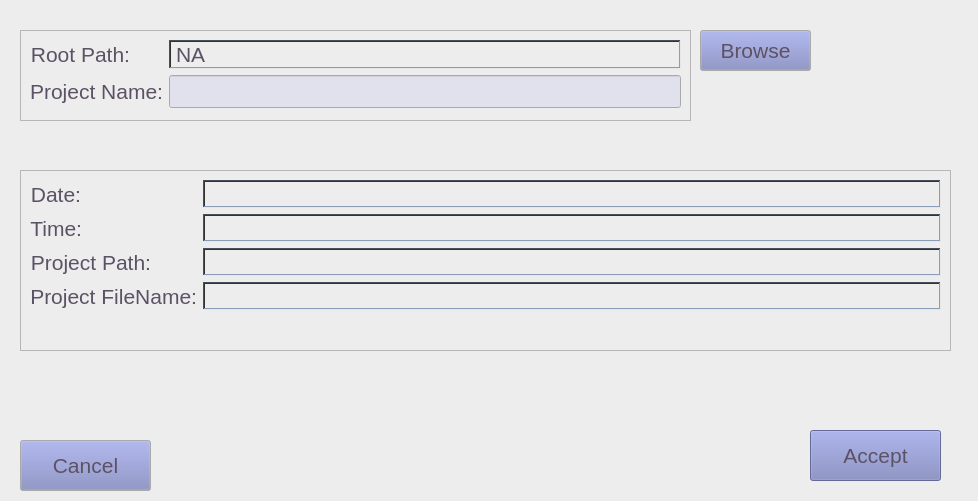
<?xml version="1.0" encoding="UTF-8"?>
<ui version="4.0">
 <class>New_Project_Dialog</class>
 <widget class="QDialog" name="New_Project_Dialog">
  <property name="windowModality">
   <enum>Qt::WindowModality::ApplicationModal</enum>
  </property>
  <property name="geometry">
   <rect>
    <x>0</x>
    <y>0</y>
    <width>978</width>
    <height>501</height>
   </rect>
  </property>
  <property name="palette">
   <palette>
    <active>
     <colorrole role="WindowText">
      <brush brushstyle="SolidPattern">
       <color alpha="255">
        <red>30</red>
        <green>39</green>
        <blue>73</blue>
       </color>
      </brush>
     </colorrole>
     <colorrole role="Button">
      <brush brushstyle="SolidPattern">
       <color alpha="255">
        <red>55</red>
        <green>196</green>
        <blue>243</blue>
       </color>
      </brush>
     </colorrole>
     <colorrole role="Light">
      <brush brushstyle="SolidPattern">
       <color alpha="255">
        <red>240</red>
        <green>239</green>
        <blue>239</blue>
       </color>
      </brush>
     </colorrole>
     <colorrole role="Midlight">
      <brush brushstyle="SolidPattern">
       <color alpha="255">
        <red>123</red>
        <green>152</green>
        <blue>176</blue>
       </color>
      </brush>
     </colorrole>
     <colorrole role="Dark">
      <brush brushstyle="SolidPattern">
       <color alpha="255">
        <red>48</red>
        <green>52</green>
        <blue>64</blue>
       </color>
      </brush>
     </colorrole>
     <colorrole role="Mid">
      <brush brushstyle="SolidPattern">
       <color alpha="255">
        <red>92</red>
        <green>82</green>
        <blue>101</blue>
       </color>
      </brush>
     </colorrole>
     <colorrole role="Text">
      <brush brushstyle="SolidPattern">
       <color alpha="255">
        <red>30</red>
        <green>39</green>
        <blue>73</blue>
       </color>
      </brush>
     </colorrole>
     <colorrole role="BrightText">
      <brush brushstyle="SolidPattern">
       <color alpha="255">
        <red>255</red>
        <green>255</green>
        <blue>255</blue>
       </color>
      </brush>
     </colorrole>
     <colorrole role="ButtonText">
      <brush brushstyle="SolidPattern">
       <color alpha="255">
        <red>30</red>
        <green>39</green>
        <blue>73</blue>
       </color>
      </brush>
     </colorrole>
     <colorrole role="Base">
      <brush brushstyle="SolidPattern">
       <color alpha="255">
        <red>221</red>
        <green>222</green>
        <blue>234</blue>
       </color>
      </brush>
     </colorrole>
     <colorrole role="Window">
      <brush brushstyle="SolidPattern">
       <color alpha="255">
        <red>230</red>
        <green>230</green>
        <blue>230</blue>
       </color>
      </brush>
     </colorrole>
     <colorrole role="Shadow">
      <brush brushstyle="SolidPattern">
       <color alpha="255">
        <red>0</red>
        <green>0</green>
        <blue>0</blue>
       </color>
      </brush>
     </colorrole>
     <colorrole role="Highlight">
      <brush brushstyle="SolidPattern">
       <color alpha="255">
        <red>55</red>
        <green>196</green>
        <blue>243</blue>
       </color>
      </brush>
     </colorrole>
     <colorrole role="HighlightedText">
      <brush brushstyle="SolidPattern">
       <color alpha="255">
        <red>255</red>
        <green>255</green>
        <blue>255</blue>
       </color>
      </brush>
     </colorrole>
     <colorrole role="Link">
      <brush brushstyle="SolidPattern">
       <color alpha="255">
        <red>124</red>
        <green>131</green>
        <blue>188</blue>
       </color>
      </brush>
     </colorrole>
     <colorrole role="LinkVisited">
      <brush brushstyle="SolidPattern">
       <color alpha="255">
        <red>92</red>
        <green>82</green>
        <blue>101</blue>
       </color>
      </brush>
     </colorrole>
     <colorrole role="AlternateBase">
      <brush brushstyle="SolidPattern">
       <color alpha="255">
        <red>244</red>
        <green>244</green>
        <blue>248</blue>
       </color>
      </brush>
     </colorrole>
     <colorrole role="ToolTipBase">
      <brush brushstyle="SolidPattern">
       <color alpha="255">
        <red>255</red>
        <green>255</green>
        <blue>225</blue>
       </color>
      </brush>
     </colorrole>
     <colorrole role="ToolTipText">
      <brush brushstyle="SolidPattern">
       <color alpha="255">
        <red>0</red>
        <green>0</green>
        <blue>0</blue>
       </color>
      </brush>
     </colorrole>
     <colorrole role="PlaceholderText">
      <brush brushstyle="SolidPattern">
       <color alpha="128">
        <red>123</red>
        <green>152</green>
        <blue>176</blue>
       </color>
      </brush>
     </colorrole>
    </active>
    <inactive>
     <colorrole role="WindowText">
      <brush brushstyle="SolidPattern">
       <color alpha="255">
        <red>92</red>
        <green>82</green>
        <blue>101</blue>
       </color>
      </brush>
     </colorrole>
     <colorrole role="Button">
      <brush brushstyle="SolidPattern">
       <color alpha="255">
        <red>124</red>
        <green>131</green>
        <blue>188</blue>
       </color>
      </brush>
     </colorrole>
     <colorrole role="Light">
      <brush brushstyle="SolidPattern">
       <color alpha="255">
        <red>230</red>
        <green>230</green>
        <blue>230</blue>
       </color>
      </brush>
     </colorrole>
     <colorrole role="Midlight">
      <brush brushstyle="SolidPattern">
       <color alpha="255">
        <red>138</red>
        <green>156</green>
        <blue>184</blue>
       </color>
      </brush>
     </colorrole>
     <colorrole role="Dark">
      <brush brushstyle="SolidPattern">
       <color alpha="255">
        <red>71</red>
        <green>79</green>
        <blue>90</blue>
       </color>
      </brush>
     </colorrole>
     <colorrole role="Mid">
      <brush brushstyle="SolidPattern">
       <color alpha="255">
        <red>110</red>
        <green>101</green>
        <blue>117</blue>
       </color>
      </brush>
     </colorrole>
     <colorrole role="Text">
      <brush brushstyle="SolidPattern">
       <color alpha="255">
        <red>92</red>
        <green>82</green>
        <blue>101</blue>
       </color>
      </brush>
     </colorrole>
     <colorrole role="BrightText">
      <brush brushstyle="SolidPattern">
       <color alpha="255">
        <red>230</red>
        <green>230</green>
        <blue>230</blue>
       </color>
      </brush>
     </colorrole>
     <colorrole role="ButtonText">
      <brush brushstyle="SolidPattern">
       <color alpha="255">
        <red>92</red>
        <green>82</green>
        <blue>101</blue>
       </color>
      </brush>
     </colorrole>
     <colorrole role="Base">
      <brush brushstyle="SolidPattern">
       <color alpha="255">
        <red>224</red>
        <green>225</green>
        <blue>236</blue>
       </color>
      </brush>
     </colorrole>
     <colorrole role="Window">
      <brush brushstyle="SolidPattern">
       <color alpha="255">
        <red>237</red>
        <green>237</green>
        <blue>237</blue>
       </color>
      </brush>
     </colorrole>
     <colorrole role="Shadow">
      <brush brushstyle="SolidPattern">
       <color alpha="255">
        <red>50</red>
        <green>50</green>
        <blue>50</blue>
       </color>
      </brush>
     </colorrole>
     <colorrole role="Highlight">
      <brush brushstyle="SolidPattern">
       <color alpha="255">
        <red>124</red>
        <green>131</green>
        <blue>188</blue>
       </color>
      </brush>
     </colorrole>
     <colorrole role="HighlightedText">
      <brush brushstyle="SolidPattern">
       <color alpha="255">
        <red>230</red>
        <green>230</green>
        <blue>230</blue>
       </color>
      </brush>
     </colorrole>
     <colorrole role="Link">
      <brush brushstyle="SolidPattern">
       <color alpha="255">
        <red>148</red>
        <green>156</green>
        <blue>184</blue>
       </color>
      </brush>
     </colorrole>
     <colorrole role="LinkVisited">
      <brush brushstyle="SolidPattern">
       <color alpha="255">
        <red>110</red>
        <green>101</green>
        <blue>117</blue>
       </color>
      </brush>
     </colorrole>
     <colorrole role="AlternateBase">
      <brush brushstyle="SolidPattern">
       <color alpha="255">
        <red>247</red>
        <green>247</green>
        <blue>250</blue>
       </color>
      </brush>
     </colorrole>
     <colorrole role="ToolTipBase">
      <brush brushstyle="SolidPattern">
       <color alpha="255">
        <red>255</red>
        <green>255</green>
        <blue>235</blue>
       </color>
      </brush>
     </colorrole>
     <colorrole role="ToolTipText">
      <brush brushstyle="SolidPattern">
       <color alpha="255">
        <red>50</red>
        <green>50</green>
        <blue>50</blue>
       </color>
      </brush>
     </colorrole>
     <colorrole role="PlaceholderText">
      <brush brushstyle="SolidPattern">
       <color alpha="128">
        <red>138</red>
        <green>156</green>
        <blue>184</blue>
       </color>
      </brush>
     </colorrole>
    </inactive>
    <disabled>
     <colorrole role="WindowText">
      <brush brushstyle="SolidPattern">
       <color alpha="255">
        <red>123</red>
        <green>152</green>
        <blue>176</blue>
       </color>
      </brush>
     </colorrole>
     <colorrole role="Button">
      <brush brushstyle="SolidPattern">
       <color alpha="255">
        <red>176</red>
        <green>190</green>
        <blue>223</blue>
       </color>
      </brush>
     </colorrole>
     <colorrole role="Light">
      <brush brushstyle="SolidPattern">
       <color alpha="255">
        <red>236</red>
        <green>237</green>
        <blue>239</blue>
       </color>
      </brush>
     </colorrole>
     <colorrole role="Midlight">
      <brush brushstyle="SolidPattern">
       <color alpha="255">
        <red>167</red>
        <green>177</green>
        <blue>194</blue>
       </color>
      </brush>
     </colorrole>
     <colorrole role="Dark">
      <brush brushstyle="SolidPattern">
       <color alpha="255">
        <red>100</red>
        <green>109</green>
        <blue>120</blue>
       </color>
      </brush>
     </colorrole>
     <colorrole role="Mid">
      <brush brushstyle="SolidPattern">
       <color alpha="255">
        <red>139</red>
        <green>131</green>
        <blue>148</blue>
       </color>
      </brush>
     </colorrole>
     <colorrole role="Text">
      <brush brushstyle="SolidPattern">
       <color alpha="255">
        <red>123</red>
        <green>152</green>
        <blue>176</blue>
       </color>
      </brush>
     </colorrole>
     <colorrole role="BrightText">
      <brush brushstyle="SolidPattern">
       <color alpha="255">
        <red>255</red>
        <green>255</green>
        <blue>255</blue>
       </color>
      </brush>
     </colorrole>
     <colorrole role="ButtonText">
      <brush brushstyle="SolidPattern">
       <color alpha="255">
        <red>123</red>
        <green>152</green>
        <blue>176</blue>
       </color>
      </brush>
     </colorrole>
     <colorrole role="Base">
      <brush brushstyle="SolidPattern">
       <color alpha="255">
        <red>228</red>
        <green>229</green>
        <blue>239</blue>
       </color>
      </brush>
     </colorrole>
     <colorrole role="Window">
      <brush brushstyle="SolidPattern">
       <color alpha="255">
        <red>244</red>
        <green>244</green>
        <blue>244</blue>
       </color>
      </brush>
     </colorrole>
     <colorrole role="Shadow">
      <brush brushstyle="SolidPattern">
       <color alpha="255">
        <red>100</red>
        <green>100</green>
        <blue>100</blue>
       </color>
      </brush>
     </colorrole>
     <colorrole role="Highlight">
      <brush brushstyle="SolidPattern">
       <color alpha="255">
        <red>176</red>
        <green>190</green>
        <blue>223</blue>
       </color>
      </brush>
     </colorrole>
     <colorrole role="HighlightedText">
      <brush brushstyle="SolidPattern">
       <color alpha="255">
        <red>255</red>
        <green>255</green>
        <blue>255</blue>
       </color>
      </brush>
     </colorrole>
     <colorrole role="Link">
      <brush brushstyle="SolidPattern">
       <color alpha="255">
        <red>172</red>
        <green>178</green>
        <blue>196</blue>
       </color>
      </brush>
     </colorrole>
     <colorrole role="LinkVisited">
      <brush brushstyle="SolidPattern">
       <color alpha="255">
        <red>139</red>
        <green>131</green>
        <blue>148</blue>
       </color>
      </brush>
     </colorrole>
     <colorrole role="AlternateBase">
      <brush brushstyle="SolidPattern">
       <color alpha="255">
        <red>250</red>
        <green>250</green>
        <blue>252</blue>
       </color>
      </brush>
     </colorrole>
     <colorrole role="ToolTipBase">
      <brush brushstyle="SolidPattern">
       <color alpha="255">
        <red>255</red>
        <green>255</green>
        <blue>245</blue>
       </color>
      </brush>
     </colorrole>
     <colorrole role="ToolTipText">
      <brush brushstyle="SolidPattern">
       <color alpha="255">
        <red>100</red>
        <green>100</green>
        <blue>100</blue>
       </color>
      </brush>
     </colorrole>
     <colorrole role="PlaceholderText">
      <brush brushstyle="SolidPattern">
       <color alpha="128">
        <red>167</red>
        <green>177</green>
        <blue>194</blue>
       </color>
      </brush>
     </colorrole>
    </disabled>
   </palette>
  </property>
  <property name="font">
   <font>
    <family>Segoe UI</family>
    <pointsize>12</pointsize>
   </font>
  </property>
  <property name="windowTitle">
   <string>Dialog</string>
  </property>
  <widget class="QPushButton" name="Accept_bt">
   <property name="geometry">
    <rect>
     <x>810</x>
     <y>430</y>
     <width>131</width>
     <height>51</height>
    </rect>
   </property>
   <property name="font">
    <font>
     <family>Segoe UI</family>
     <pointsize>16</pointsize>
    </font>
   </property>
   <property name="text">
    <string>Accept</string>
   </property>
  </widget>
  <widget class="QPushButton" name="Cancel_bt">
   <property name="geometry">
    <rect>
     <x>20</x>
     <y>440</y>
     <width>131</width>
     <height>51</height>
    </rect>
   </property>
   <property name="font">
    <font>
     <family>Segoe UI</family>
     <pointsize>16</pointsize>
    </font>
   </property>
   <property name="text">
    <string>Cancel</string>
   </property>
   <property name="flat">
    <bool>false</bool>
   </property>
  </widget>
  <widget class="QFrame" name="frame">
   <property name="geometry">
    <rect>
     <x>20</x>
     <y>170</y>
     <width>931</width>
     <height>181</height>
    </rect>
   </property>
   <property name="frameShape">
    <enum>QFrame::Shape::StyledPanel</enum>
   </property>
   <property name="frameShadow">
    <enum>QFrame::Shadow::Raised</enum>
   </property>
   <layout class="QFormLayout" name="formLayout">
    <item row="0" column="0">
     <widget class="QLabel" name="label_57">
      <property name="font">
       <font>
        <family>Segoe UI</family>
        <pointsize>16</pointsize>
        <bold>false</bold>
       </font>
      </property>
      <property name="text">
       <string>Date:</string>
      </property>
      <property name="alignment">
       <set>Qt::AlignmentFlag::AlignRight|Qt::AlignmentFlag::AlignTrailing|Qt::AlignmentFlag::AlignVCenter</set>
      </property>
     </widget>
    </item>
    <item row="0" column="1">
     <widget class="QLabel" name="Date_var">
      <property name="font">
       <font>
        <family>Segoe UI</family>
        <pointsize>16</pointsize>
        <bold>false</bold>
       </font>
      </property>
      <property name="autoFillBackground">
       <bool>false</bool>
      </property>
      <property name="frameShape">
       <enum>QFrame::Shape::WinPanel</enum>
      </property>
      <property name="frameShadow">
       <enum>QFrame::Shadow::Sunken</enum>
      </property>
      <property name="text">
       <string/>
      </property>
     </widget>
    </item>
    <item row="1" column="0">
     <widget class="QLabel" name="label_58">
      <property name="font">
       <font>
        <family>Segoe UI</family>
        <pointsize>16</pointsize>
        <bold>false</bold>
       </font>
      </property>
      <property name="text">
       <string>Time:</string>
      </property>
      <property name="alignment">
       <set>Qt::AlignmentFlag::AlignRight|Qt::AlignmentFlag::AlignTrailing|Qt::AlignmentFlag::AlignVCenter</set>
      </property>
     </widget>
    </item>
    <item row="1" column="1">
     <widget class="QLabel" name="Time_var">
      <property name="font">
       <font>
        <family>Segoe UI</family>
        <pointsize>16</pointsize>
        <bold>false</bold>
       </font>
      </property>
      <property name="autoFillBackground">
       <bool>false</bool>
      </property>
      <property name="frameShape">
       <enum>QFrame::Shape::WinPanel</enum>
      </property>
      <property name="frameShadow">
       <enum>QFrame::Shadow::Sunken</enum>
      </property>
      <property name="text">
       <string/>
      </property>
     </widget>
    </item>
    <item row="2" column="0">
     <widget class="QLabel" name="label_55">
      <property name="font">
       <font>
        <family>Segoe UI</family>
        <pointsize>16</pointsize>
        <bold>false</bold>
       </font>
      </property>
      <property name="text">
       <string>Project Path:</string>
      </property>
      <property name="alignment">
       <set>Qt::AlignmentFlag::AlignRight|Qt::AlignmentFlag::AlignTrailing|Qt::AlignmentFlag::AlignVCenter</set>
      </property>
     </widget>
    </item>
    <item row="2" column="1">
     <widget class="QLabel" name="Project_Path_var">
      <property name="font">
       <font>
        <family>Segoe UI</family>
        <pointsize>16</pointsize>
        <bold>false</bold>
       </font>
      </property>
      <property name="autoFillBackground">
       <bool>false</bool>
      </property>
      <property name="frameShape">
       <enum>QFrame::Shape::WinPanel</enum>
      </property>
      <property name="frameShadow">
       <enum>QFrame::Shadow::Sunken</enum>
      </property>
      <property name="text">
       <string/>
      </property>
     </widget>
    </item>
    <item row="3" column="0">
     <widget class="QLabel" name="label_56">
      <property name="font">
       <font>
        <family>Segoe UI</family>
        <pointsize>16</pointsize>
        <bold>false</bold>
       </font>
      </property>
      <property name="text">
       <string>Project FileName:</string>
      </property>
      <property name="alignment">
       <set>Qt::AlignmentFlag::AlignRight|Qt::AlignmentFlag::AlignTrailing|Qt::AlignmentFlag::AlignVCenter</set>
      </property>
     </widget>
    </item>
    <item row="3" column="1">
     <widget class="QLabel" name="Project_FileName_var">
      <property name="font">
       <font>
        <family>Segoe UI</family>
        <pointsize>16</pointsize>
        <bold>false</bold>
       </font>
      </property>
      <property name="autoFillBackground">
       <bool>false</bool>
      </property>
      <property name="frameShape">
       <enum>QFrame::Shape::WinPanel</enum>
      </property>
      <property name="frameShadow">
       <enum>QFrame::Shadow::Sunken</enum>
      </property>
      <property name="text">
       <string/>
      </property>
     </widget>
    </item>
   </layout>
  </widget>
  <widget class="QFrame" name="frame_3">
   <property name="geometry">
    <rect>
     <x>20</x>
     <y>30</y>
     <width>671</width>
     <height>91</height>
    </rect>
   </property>
   <property name="frameShape">
    <enum>QFrame::Shape::StyledPanel</enum>
   </property>
   <property name="frameShadow">
    <enum>QFrame::Shadow::Raised</enum>
   </property>
   <layout class="QFormLayout" name="formLayout_2">
    <item row="0" column="0">
     <widget class="QLabel" name="label_2">
      <property name="font">
       <font>
        <family>Segoe UI</family>
        <pointsize>16</pointsize>
        <bold>false</bold>
       </font>
      </property>
      <property name="text">
       <string>Root Path:</string>
      </property>
      <property name="alignment">
       <set>Qt::AlignmentFlag::AlignRight|Qt::AlignmentFlag::AlignTrailing|Qt::AlignmentFlag::AlignVCenter</set>
      </property>
     </widget>
    </item>
    <item row="1" column="0">
     <widget class="QLabel" name="label_48">
      <property name="font">
       <font>
        <family>Segoe UI</family>
        <pointsize>16</pointsize>
        <bold>false</bold>
       </font>
      </property>
      <property name="text">
       <string>Project Name:</string>
      </property>
      <property name="alignment">
       <set>Qt::AlignmentFlag::AlignRight|Qt::AlignmentFlag::AlignTrailing|Qt::AlignmentFlag::AlignVCenter</set>
      </property>
     </widget>
    </item>
    <item row="1" column="1">
     <widget class="QLineEdit" name="Project_Name_var">
      <property name="font">
       <font>
        <family>Segoe UI</family>
        <pointsize>16</pointsize>
       </font>
      </property>
     </widget>
    </item>
    <item row="0" column="1">
     <widget class="QLabel" name="root_path_var">
      <property name="font">
       <font>
        <family>Segoe UI</family>
        <pointsize>16</pointsize>
        <bold>false</bold>
       </font>
      </property>
      <property name="autoFillBackground">
       <bool>false</bool>
      </property>
      <property name="frameShape">
       <enum>QFrame::Shape::WinPanel</enum>
      </property>
      <property name="frameShadow">
       <enum>QFrame::Shadow::Sunken</enum>
      </property>
      <property name="text">
       <string>NA</string>
      </property>
     </widget>
    </item>
   </layout>
  </widget>
  <widget class="QPushButton" name="Browse_bt">
   <property name="geometry">
    <rect>
     <x>700</x>
     <y>30</y>
     <width>111</width>
     <height>41</height>
    </rect>
   </property>
   <property name="font">
    <font>
     <family>Segoe UI</family>
     <pointsize>16</pointsize>
    </font>
   </property>
   <property name="text">
    <string>Browse</string>
   </property>
   <property name="flat">
    <bool>false</bool>
   </property>
  </widget>
 </widget>
 <tabstops>
  <tabstop>Cancel_bt</tabstop>
  <tabstop>Accept_bt</tabstop>
 </tabstops>
 <resources/>
 <connections>
  <connection>
   <sender>Browse_bt</sender>
   <signal>released()</signal>
   <receiver>New_Project_Dialog</receiver>
   <slot>Browser_cmd()</slot>
   <hints>
    <hint type="sourcelabel">
     <x>403</x>
     <y>47</y>
    </hint>
    <hint type="destinationlabel">
     <x>387</x>
     <y>138</y>
    </hint>
   </hints>
  </connection>
  <connection>
   <sender>Cancel_bt</sender>
   <signal>released()</signal>
   <receiver>New_Project_Dialog</receiver>
   <slot>Cancel_cmd()</slot>
   <hints>
    <hint type="sourcelabel">
     <x>80</x>
     <y>225</y>
    </hint>
    <hint type="destinationlabel">
     <x>387</x>
     <y>250</y>
    </hint>
   </hints>
  </connection>
  <connection>
   <sender>Accept_bt</sender>
   <signal>released()</signal>
   <receiver>New_Project_Dialog</receiver>
   <slot>Accept_cmd()</slot>
   <hints>
    <hint type="sourcelabel">
     <x>317</x>
     <y>221</y>
    </hint>
    <hint type="destinationlabel">
     <x>387</x>
     <y>250</y>
    </hint>
   </hints>
  </connection>
  <connection>
   <sender>Project_Name_var</sender>
   <signal>textChanged(QString)</signal>
   <receiver>New_Project_Dialog</receiver>
   <slot>Project_Name_updated()</slot>
   <hints>
    <hint type="sourcelabel">
     <x>423</x>
     <y>94</y>
    </hint>
    <hint type="destinationlabel">
     <x>488</x>
     <y>250</y>
    </hint>
   </hints>
  </connection>
 </connections>
 <slots>
  <slot>Cancel_cmd()</slot>
  <slot>Accept_cmd()</slot>
  <slot>Browser_cmd()</slot>
  <slot>Project_Name_updated()</slot>
 </slots>
</ui>
